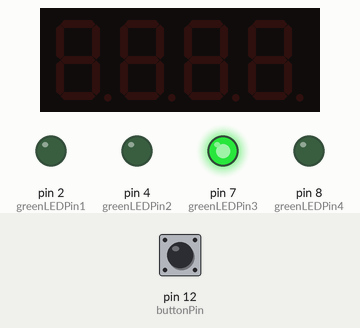
Bench run of a sketch on a simulated Arduino Uno, built with avr-gcc and run on an emulated ATmega328P. Parts: 4-digit seven-segment display, output pins drawn as LEDs (lit = HIGH). Dashed ring = blinking. Inputs (shaded band) come from the test bench; at power-on: pin 12 (buttonPin) LOW.

Above: at 1.2 s.
1.3 s: pin 12 (buttonPin) pulled HIGH for 3.2 s
At 1.9 s:
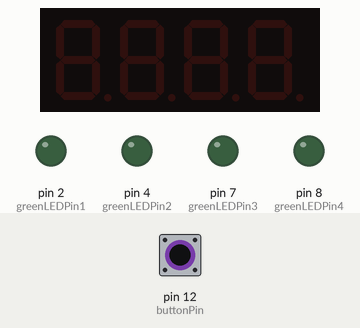
At 4.75 s:
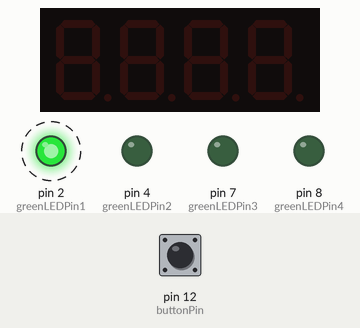
Timing chart, 0 to 13.5 s (numbered marks = the images above; inputs shaded):
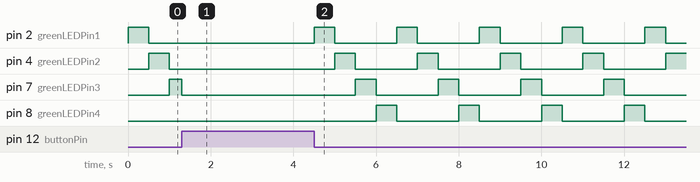

The sketch:

mechfreeproj1.ino
```cpp
#include <SevSeg.h>
SevSeg sevseg;
const int greenLEDPin1 = 2; //This is a digital input/output/PWM pin
const int greenLEDPin2 = 4; //This is a digital input/output/PWM pin
const int greenLEDPin3 = 7; //This is a digital input/output/PWM pin
const int greenLEDPin4 = 8; //This is a digital input/output/PWM pin
const int buttonPin = 12; //This is a digital input/output/PWM pin
float timeSeconds;
int score = 0;

int pinA = A0;int pinB = A2;int pinC = 9;int pinD = 11;
int pinE = 13;int pinF = A1; int pinG = 6;
int pinDP = 10;int D1 = A5;int D2 = A4;int D3 = 5; int D4 = 3;

const int delayTime = 500;

boolean buttonState=LOW;


void setup() {
  // put your setup code here, to run once:
  Serial.begin(9600);
  pinMode(buttonPin, INPUT);
  pinMode(greenLEDPin1, OUTPUT);
  pinMode(greenLEDPin2, OUTPUT);
  pinMode(greenLEDPin3, OUTPUT);
  pinMode(greenLEDPin4, OUTPUT);

  pinMode(pinA, OUTPUT);
  pinMode(pinB, OUTPUT);
  pinMode(pinC, OUTPUT);
  pinMode(pinD, OUTPUT);
  pinMode(pinE, OUTPUT);
  pinMode(pinF, OUTPUT);
  pinMode(pinG, OUTPUT);
  pinMode(pinDP, OUTPUT);
  pinMode(D1, OUTPUT);
  pinMode(D2, OUTPUT);
  pinMode(D3, OUTPUT);
  pinMode(D4, OUTPUT);

  // CHANGE THESE PINS TO MATCH YOUR WIRING:
  byte numDigits = 4;
  byte digitPins[]   = {D1, D2, D3, D4};            // D1..D4
  byte segmentPins[] = {pinA, pinB, pinC, pinD, pinE, pinF, pinG, pinDP};   // a,b,c,d,e,f,g,dp

  bool resistorsOnSegments = true;
  sevseg.begin(COMMON_CATHODE, numDigits, digitPins, segmentPins, resistorsOnSegments);

  sevseg.setBrightness(90);
}

void allOff() {
  digitalWrite(greenLEDPin1, LOW);
  digitalWrite(greenLEDPin2, LOW);
  digitalWrite(greenLEDPin3, LOW);
  digitalWrite(greenLEDPin4, LOW);
}

// helper: a delay that can be interrupted immediately by button press
// returns true if it was interrupted (button pressed), false otherwise
bool delayWithButtonAbort(unsigned long ms) {
  unsigned long start = millis();
  while (millis() - start < ms) {
    sevseg.refreshDisplay();          // <-- KEEP DISPLAY ALIVE
    if (digitalRead(buttonPin) == HIGH) {   // button pressed
      return true;
    }
    delay(1); // tiny sleep so we don't spin at 100% CPU
  }
  return false;
}

void loop() {

  // If button is held, keep everything off and wait until released
  if (digitalRead(buttonPin) == HIGH) {
    allOff();
    while (digitalRead(buttonPin) == HIGH) {
      // stay here until user lets go
      sevseg.refreshDisplay();          // <-- KEEP DISPLAY ALIVE
      delay(1);
    }
    // released -> restart sequence from LED1
  }
  sevseg.refreshDisplay();

  // Run one full sequence, but abort immediately if button gets pressed
  // LED 1
  digitalWrite(greenLEDPin1, HIGH);
  if (delayWithButtonAbort(delayTime)){
    allOff();
    return;
  }
  digitalWrite(greenLEDPin1, LOW);

  // LED 2
  digitalWrite(greenLEDPin2, HIGH);
  if (delayWithButtonAbort(delayTime)){
    allOff();
    return;
  }
  digitalWrite(greenLEDPin2, LOW);

  // LED 3
  digitalWrite(greenLEDPin3, HIGH);
  if (delayWithButtonAbort(delayTime)){
    allOff();
    return;
  }
  digitalWrite(greenLEDPin3, LOW);

  // LED 4
  timeSeconds = millis()/1000.0;
  digitalWrite(greenLEDPin4, HIGH);
  if (delayWithButtonAbort(delayTime)){
    allOff();
    timeSeconds = millis()/1000.0 - timeSeconds;
    if(timeSeconds < 0.25){ //Should standardize to be half of the delay time or something
      score += 10;
    }
    else if(timeSeconds > 1.25){
      score += 0;
    }
    else{
      score += int(10 * (1 - (timeSeconds - 0.25)));
    }
    Serial.println(score);
    sevseg.setNumber(score, 0);
    return;
  }
  digitalWrite(greenLEDPin4, LOW);

}
```

Measured:
- by itself, pin 2 (greenLEDPin1), pin 4 (greenLEDPin2): alternates HIGH for 0.50 s and LOW for 1.5 s
- by itself, pin 7 (greenLEDPin3): repeats every 2.0 s: HIGH 0.50 s, LOW 1.5 s
